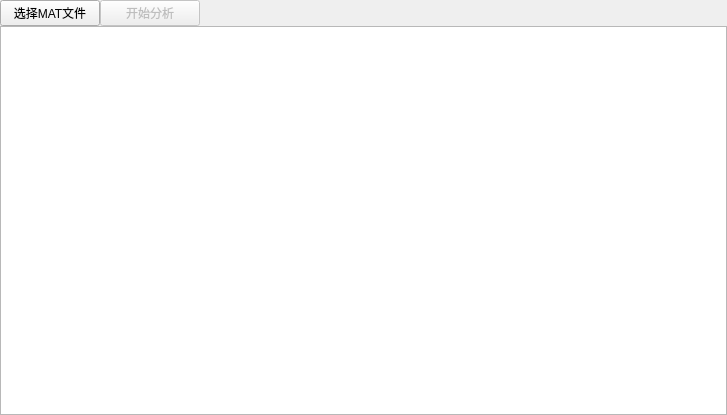
<?xml version="1.0" encoding="UTF-8"?>
<ui version="4.0">
 <class>EEGPage</class>
 <widget class="QWidget" name="EEGPage">
  <property name="geometry">
   <rect>
    <x>0</x>
    <y>0</y>
    <width>727</width>
    <height>415</height>
   </rect>
  </property>
  <property name="windowTitle">
   <string>Form</string>
  </property>
  <layout class="QVBoxLayout" name="verticalLayout">
   <property name="spacing">
    <number>0</number>
   </property>
   <property name="leftMargin">
    <number>0</number>
   </property>
   <property name="topMargin">
    <number>0</number>
   </property>
   <property name="rightMargin">
    <number>0</number>
   </property>
   <property name="bottomMargin">
    <number>0</number>
   </property>
   <item>
    <widget class="QWidget" name="header" native="true">
     <property name="minimumSize">
      <size>
       <width>0</width>
       <height>0</height>
      </size>
     </property>
     <property name="maximumSize">
      <size>
       <width>16777215</width>
       <height>50</height>
      </size>
     </property>
     <layout class="QHBoxLayout" name="horizontalLayout">
      <property name="spacing">
       <number>0</number>
      </property>
      <property name="leftMargin">
       <number>0</number>
      </property>
      <property name="topMargin">
       <number>0</number>
      </property>
      <property name="rightMargin">
       <number>0</number>
      </property>
      <property name="bottomMargin">
       <number>0</number>
      </property>
      <item>
       <widget class="QPushButton" name="btnOpen">
        <property name="maximumSize">
         <size>
          <width>100</width>
          <height>16777215</height>
         </size>
        </property>
        <property name="text">
         <string>选择MAT文件</string>
        </property>
       </widget>
      </item>
      <item>
       <widget class="QPushButton" name="btnAnalyse">
        <property name="enabled">
         <bool>false</bool>
        </property>
        <property name="maximumSize">
         <size>
          <width>100</width>
          <height>16777215</height>
         </size>
        </property>
        <property name="text">
         <string>开始分析</string>
        </property>
       </widget>
      </item>
      <item>
       <widget class="QLabel" name="lbPath">
        <property name="text">
         <string/>
        </property>
       </widget>
      </item>
     </layout>
    </widget>
   </item>
   <item>
    <widget class="QTextEdit" name="teLog">
     <property name="readOnly">
      <bool>false</bool>
     </property>
    </widget>
   </item>
  </layout>
 </widget>
 <resources/>
 <connections/>
</ui>
